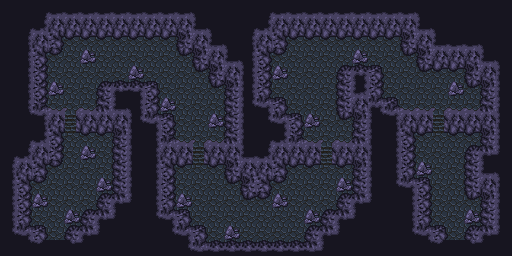

Below is a game level as drawn by its tile map, then a one-line description and the .tmx that defines it (tile-layer data replaced by summaries):
An orthogonal 64x32 tile map with 8x8 px tiles, 2 tile layers (BG, FG), 2 hidden layers not drawn, 5 tilesets and 45 objects (5x Event).

<map version="1.5" tiledversion="1.5.0" orientation="orthogonal" renderorder="right-down" width="64" height="32" tilewidth="8" tileheight="8" infinite="0" nextlayerid="7" nextobjectid="46">
 <properties>
  <property name="Flags" value="dark" />
  <property name="Max Steps" type="int" value="16" />
  <property name="Min Steps" type="int" value="4" />
  <property name="On Load Event" value="" />
  <property name="music" value="labyrinth" />
 </properties>
 <tileset firstgid="1" source="../../Tiled/grid.tsx" />
 <tileset firstgid="2" source="../../tilesets/cavern2.tsx" />
 <tileset firstgid="130" source="../../Tiled/passability.tsx" />
 <tileset firstgid="131" source="../../Tiled/sprites.tsx" />
 <tileset firstgid="387" source="../../Tiled/battlers.tsx" />
 <layer id="1" name="BG" width="64" height="32">
  <data>[2048 cells, 2048 non-empty, 70 distinct tile ids]</data>
 </layer>
 <objectgroup id="2" name="Events" offsetx="0" offsety="4">
  <object id="1" name="Entrance G" type="Event" gid="386" x="48" y="240" width="16" height="24">
   <properties>
    <property name="Script">hideScreen("fadeOut", 4)
teleport("maps/mountain/cliffs.dat", 37, 50, "down")
showScreen("fadeIn", 4)</property>
   </properties>
  </object>
  <object id="2" name="Exit G" type="Event" gid="386" x="448" y="240" width="16" height="24">
   <properties>
    <property name="Script">hideScreen("fadeOut", 4)
teleport("maps/mountain/cliffs.dat", 51, 50, "down")
showScreen("fadeIn", 4)</property>
   </properties>
  </object>
 </objectgroup>
 <layer id="3" name="FG" width="64" height="32">
  <data>[2048 cells, 8 non-empty, 4 distinct tile ids]</data>
 </layer>
 <objectgroup id="4" name="Regions" visible="0">
  <object id="3" template="../../Tiled/region.tx" x="0" y="0" />
  <object id="4" template="../../Tiled/region.tx" x="0" y="128" />
  <object id="5" gid="393" x="8" y="56" width="48" height="48" />
  <object id="6" gid="395" x="72" y="56" width="48" height="48" />
  <object id="7" gid="396" x="8" y="120" width="48" height="48" />
  <object id="8" gid="396" x="72" y="120" width="48" height="48" />
  <object id="9" gid="393" x="8" y="184" width="48" height="48" />
  <object id="10" gid="395" x="72" y="184" width="48" height="48" />
  <object id="11" gid="396" x="8" y="248" width="48" height="48" />
  <object id="12" gid="396" x="72" y="248" width="48" height="48" />
  <object id="13" name="Entrance G" type="Event" gid="386" x="176" y="240" width="16" height="24">
   <properties>
    <property name="Script">hideScreen("fadeOut", 4)
teleport("maps/mountain/cliffs.dat", 37, 34, "down")
showScreen("fadeIn", 4)</property>
   </properties>
  </object>
  <object id="14" template="../../Tiled/region.tx" x="128" y="0" />
  <object id="15" template="../../Tiled/region.tx" x="128" y="128" />
  <object id="16" gid="393" x="136" y="56" width="48" height="48" />
  <object id="17" gid="395" x="200" y="56" width="48" height="48" />
  <object id="18" gid="396" x="136" y="120" width="48" height="48" />
  <object id="19" gid="396" x="200" y="120" width="48" height="48" />
  <object id="20" gid="393" x="136" y="184" width="48" height="48" />
  <object id="21" gid="395" x="200" y="184" width="48" height="48" />
  <object id="22" gid="396" x="136" y="248" width="48" height="48" />
  <object id="23" gid="396" x="200" y="248" width="48" height="48" />
  <object id="24" name="Entrance G" type="Event" gid="386" x="304" y="240" width="16" height="24">
   <properties>
    <property name="Script">hideScreen("fadeOut", 4)
teleport("maps/mountain/cliffs.dat", 37, 34, "down")
showScreen("fadeIn", 4)</property>
   </properties>
  </object>
  <object id="25" template="../../Tiled/region.tx" x="256" y="0" />
  <object id="26" template="../../Tiled/region.tx" x="256" y="128" />
  <object id="27" gid="393" x="264" y="56" width="48" height="48" />
  <object id="28" gid="395" x="328" y="56" width="48" height="48" />
  <object id="29" gid="396" x="264" y="120" width="48" height="48" />
  <object id="30" gid="396" x="328" y="120" width="48" height="48" />
  <object id="31" gid="393" x="264" y="184" width="48" height="48" />
  <object id="32" gid="395" x="328" y="184" width="48" height="48" />
  <object id="33" gid="396" x="264" y="248" width="48" height="48" />
  <object id="34" gid="396" x="328" y="248" width="48" height="48" />
  <object id="35" name="Entrance G" type="Event" gid="386" x="432" y="240" width="16" height="24">
   <properties>
    <property name="Script">hideScreen("fadeOut", 4)
teleport("maps/mountain/cliffs.dat", 37, 34, "down")
showScreen("fadeIn", 4)</property>
   </properties>
  </object>
  <object id="36" template="../../Tiled/region.tx" x="384" y="0" />
  <object id="37" template="../../Tiled/region.tx" x="384" y="128" />
  <object id="38" gid="393" x="392" y="56" width="48" height="48" />
  <object id="39" gid="395" x="456" y="56" width="48" height="48" />
  <object id="40" gid="396" x="392" y="120" width="48" height="48" />
  <object id="41" gid="396" x="456" y="120" width="48" height="48" />
  <object id="42" gid="393" x="392" y="184" width="48" height="48" />
  <object id="43" gid="395" x="456" y="184" width="48" height="48" />
  <object id="44" gid="396" x="392" y="248" width="48" height="48" />
  <object id="45" gid="396" x="456" y="248" width="48" height="48" />
 </objectgroup>
 <layer id="5" name="Passability" width="64" height="32" visible="0">
  <data>[2048 cells, 163 non-empty, 1 distinct tile ids]</data>
 </layer>
 <layer id="6" name="Grid" width="64" height="32" visible="0">
  <data>[2048 cells, 512 non-empty, 1 distinct tile ids]</data>
 </layer>
</map>
